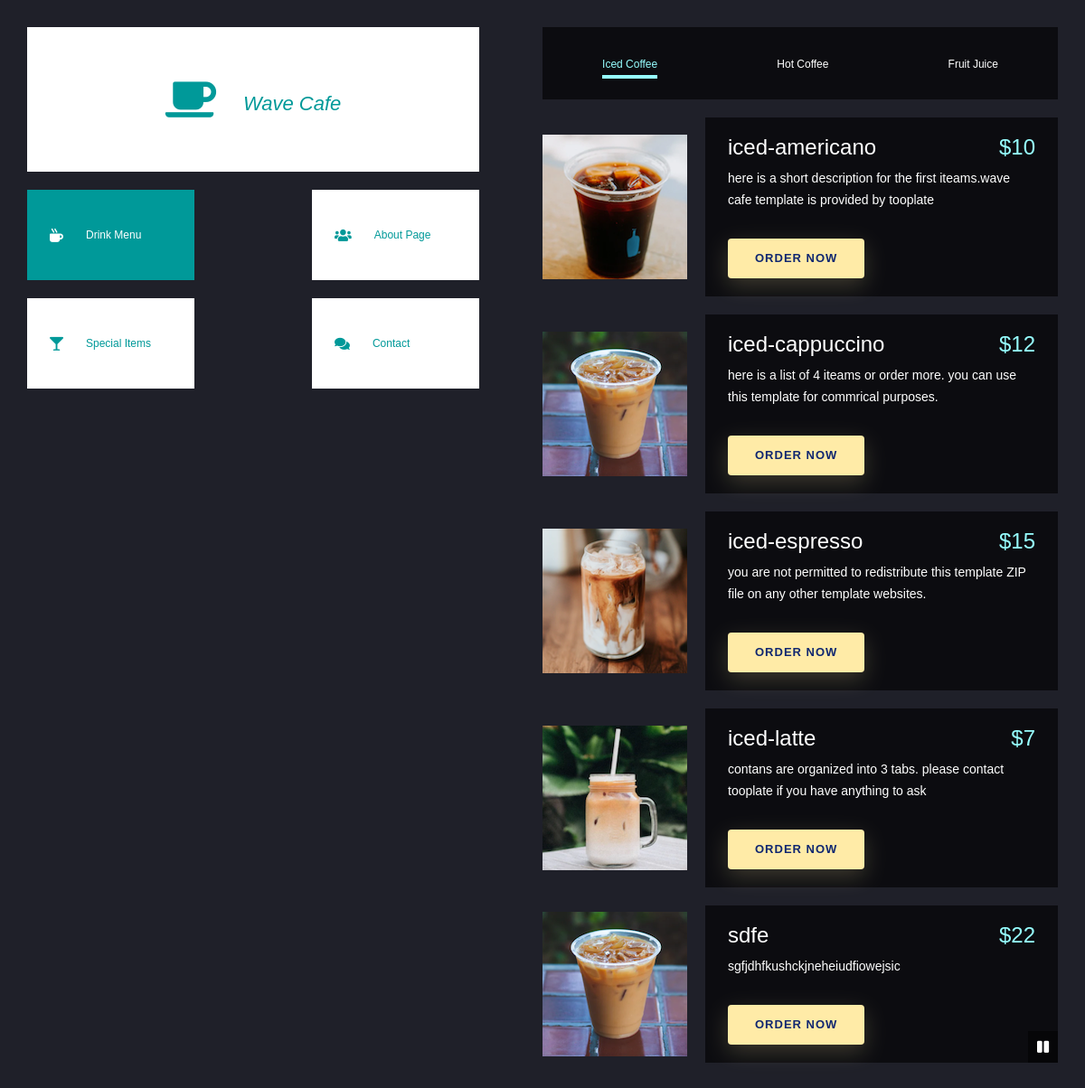
The page / on the database its author committed.
### coffee/models.py (models this page shows)
class cold_coffee(models.Model):
    cold_coffee_image=models.ImageField(upload_to='static/background')
    cold_text=models.CharField(max_length=250)
    price=models.IntegerField()
    caption=models.CharField(max_length=250)

### coffee/views.py (the view, shortened to what this page needs)
# urls.py: path('',menu),
def menu(request):
    video1=background_video.objects.all()
    print(video1)
    first_img=cold_coffee.objects.all()
    hot_img=hot_coffe.objects.all()
    print(hot_img)
    jyuice_img=juice.objects.all()
    special_img=special_iteams.objects.all()
    aboutpage=about_page.objects.all()
    aboutpage_right=about_page_right.objects.all()
    return render(request,('index.html'),{'video':video1,'first_page':first_img ,'second_page':hot_img,'third_page':jyuice_img,'special_iteams_page':special_img,'aboutpage1':aboutpage,'aboutpage_right':aboutpage_right})

### template/index.html (shortened to what this page needs)
<!DOCTYPE html>
<html lang="en">
<head>
  <link rel="stylesheet" href="fontawesome/css/all.min.css">
  <link rel="stylesheet" href="index.css">
  <link rel="stylesheet" href="https://maxcdn.bootstrapcdn.com/bootstrap/3.4.1/css/bootstrap.min.css">
  <link rel="stylesheet" href="fontawesome/css/all.min.css">
</head>
<body>
  <div class="tm-container">
    <div class="tm-row">
      <div class="tm-left">
        <div class="tm-left-inner">
          <div class="tm-site-header">
            <i class="fas fa-coffee fa-3x tm-site-logo"></i>
            <h1 class="tm-site-name">Wave Cafe</h1>
          </div>
          <nav class="tm-site-nav">
            <ul class="tm-site-nav-ul">
              <li class="tm-page-nav-item">
                <a href="#drink" class="tm-page-link active">
                  <i class="fas fa-mug-hot tm-page-link-icon"></i>
                  <span>Drink Menu</span>
                </a>
              </li>
              <li class="tm-page-nav-item">
                <a href="#about" class="tm-page-link">
                  <i class="fas fa-users tm-page-link-icon"></i>
                  <span>About Page</span>
                </a>
              </li>
              <li class="tm-page-nav-item">
                <a href="#special" class="tm-page-link">
                  <i class="fas fa-glass-martini tm-page-link-icon"></i>
                  <span>Special Items</span>
                </a>
              </li>
              <li class="tm-page-nav-item">
                <a href="#contact" class="tm-page-link">
                  <i class="fas fa-comments tm-page-link-icon"></i>
                  <span>Contact</span>
                </a>
              </li>
            </ul>
          </nav>
        </div>
      </div>
      <div class="tm-right">
        <main class="tm-main">
          <div id="drink" class="tm-page-content">
            <nav class="tm-black-bg tm-drinks-nav">
              <ul>
                <li>
                  <a href="#" class="tm-tab-link active" data-id="cold">Iced Coffee</a>
                </li>
                <li>
                  <a href="#" class="tm-tab-link" data-id="hot">Hot Coffee</a>
                </li>
                <li>
                  <a href="#" class="tm-tab-link" data-id="juice">Fruit Juice</a>
                </li>
              </ul>
            </nav>
            <div id="cold" class="tm-tab-content">
              <div class="tm-list">
                {%for cold_drink in first_page%}
                <div class="tm-list-item">
                  <img src={{cold_drink.cold_coffee_image}} alt="Image" class="tm-list-item-img">
                  <div class="tm-black-bg tm-list-item-text">
                    <h3 class="tm-list-item-name">{{cold_drink.cold_text}}<span
                        class="tm-list-item-price">${{cold_drink.price}}</span></h3>
                    <p class="tm-list-item-description">{{cold_drink.caption}}</p>
                    <button class="btn btn-primary" type="submit">ORDER NOW</button>
                  </div>
                </div>
                {%endfor%}
              </div>
            </div>
          </div>
        </main>
      </div>
    </div>
  </div>
  <div class="tm-video-wrapper">
    <i id="tm-video-control-button" class="fas fa-pause"></i>
  </div>
</body>
</html>

### template/index.css (style rules this page uses)
html { scroll-behavior: smooth; }
body { margin: 0; padding: 0; font-family: 'Open Sans', Arial, Helvetica, sans-serif; font-size: 18px; overflow-x: hidden; background-color: #1E5050; }
ul { padding: 0; margin: 0; }
nav > ul > li { list-style: none; }
a { color: #3CF; text-decoration: none; transition: all 0.3s ease; }
p { line-height: 1.8; margin-top: 0; }
.tm-video-wrapper { position: relative; }
#tm-video-control-button { cursor: pointer; position: fixed; bottom: 30px; right: 30px; z-index: 1000; background-color: rgba(0,0,0,0.5); color: white; padding: 10px; }
.tm-container { padding: 30px; }
.tm-row { display: flex; justify-content: space-between; }
.tm-left, .tm-right { width: 50%; }
.tm-left-inner { position: fixed; }
.tm-site-header { background-color: white; color: #099; width: 100%; height: 160px; display: flex; align-items: center; justify-content: center; }
.tm-site-logo { margin-right: 30px; }
.tm-site-name { font-size: 2.2rem; font-style: italic; }
.tm-left-inner { max-width: 500px; width: 100%; }
.tm-site-nav-ul { display: flex; flex-wrap: wrap; justify-content: space-between; }
.tm-page-nav-item { margin-top: 20px; }
.tm-page-link { min-width: 185px; height: 100px; background-color: white; color: #099; display: flex; text-decoration: none; align-items: center; font-size: 1.2rem; }
.tm-page-link:hover, .tm-page-link.active { background-color: #099; color: white; }
.tm-page-link-icon { margin-right: 25px; margin-left: 25px; font-size: 1.5rem; }
.tm-black-bg { background-color: rgba(0,0,0,0.6); color: white; }
.tm-drinks-nav > ul > li { display: inline-block; }
.tm-drinks-nav > ul > li > a { color: white; font-size: 1.2rem; padding-top: 15px; padding-bottom: 5px; border-bottom: 3px solid transparent; }
.tm-drinks-nav { height: 80px; }
.tm-main { max-width: 660px; }
.tm-drinks-nav > ul { display: flex; align-items: center; justify-content: space-around; height: 100%; }
.tm-drinks-nav > ul > li a.active, .tm-drinks-nav > ul > li a:hover { color: #96FEFF; border-bottom: 4px solid #96FEFF; }
.tm-list-item { display: flex; align-items: center; justify-content: space-between; margin-top: 20px; }
.tm-list-item-img { margin-right: 20px; width: 160px; height: 160px; background-color: #099; }
.tm-list-item-text { padding: 20px 25px; flex: 1; }
.tm-list-item-name { display: flex; justify-content: space-between; margin-top: 0; }
.tm-list-item-price { color: #96FEFF; }
.tm-tab-content { animation: fadeEffect 1s; }
.tm-page-content { animation: fadeEffect 1s; }
html { height: 100%; }
body { background: #f2f2f2; font-family: 'Varela', sans-serif; font-size: 14px; line-height: 1.5; color: #333; min-height: 100%; position: relative; }
a { color: #fff; }

### rows shown on the page
cold_coffee: cold_coffee_image (picture), cold_text "iced-americano", price "10", caption "here is a short description for the first iteams.wave cafe template is provided by tooplate"
cold_coffee: cold_coffee_image (picture), cold_text "iced-cappuccino", price "12", caption "here is a list of 4 iteams or order more. you can use this template for commrical purposes."
cold_coffee: cold_coffee_image (picture), cold_text "iced-espresso", price "15", caption "you are not permitted to redistribute this template ZIP file on any other template websites."
cold_coffee: cold_coffee_image (picture), cold_text "iced-latte", price "7", caption "contans are organized into 3 tabs. please contact tooplate if you have anything to ask"
cold_coffee: cold_coffee_image (picture), cold_text "sdfe", price "22", caption "sgfjdhfkushckjneheiudfiowejsic"
